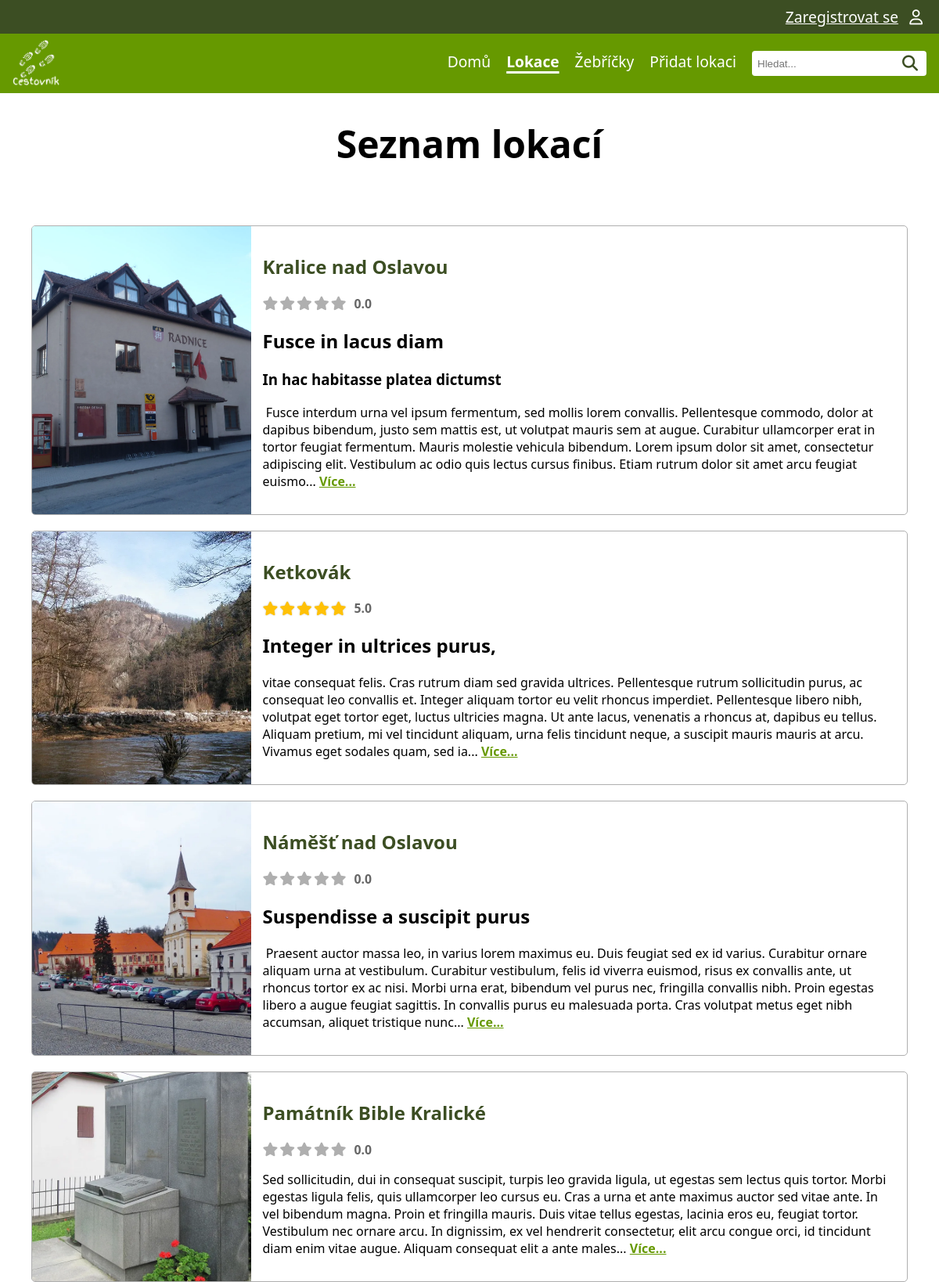
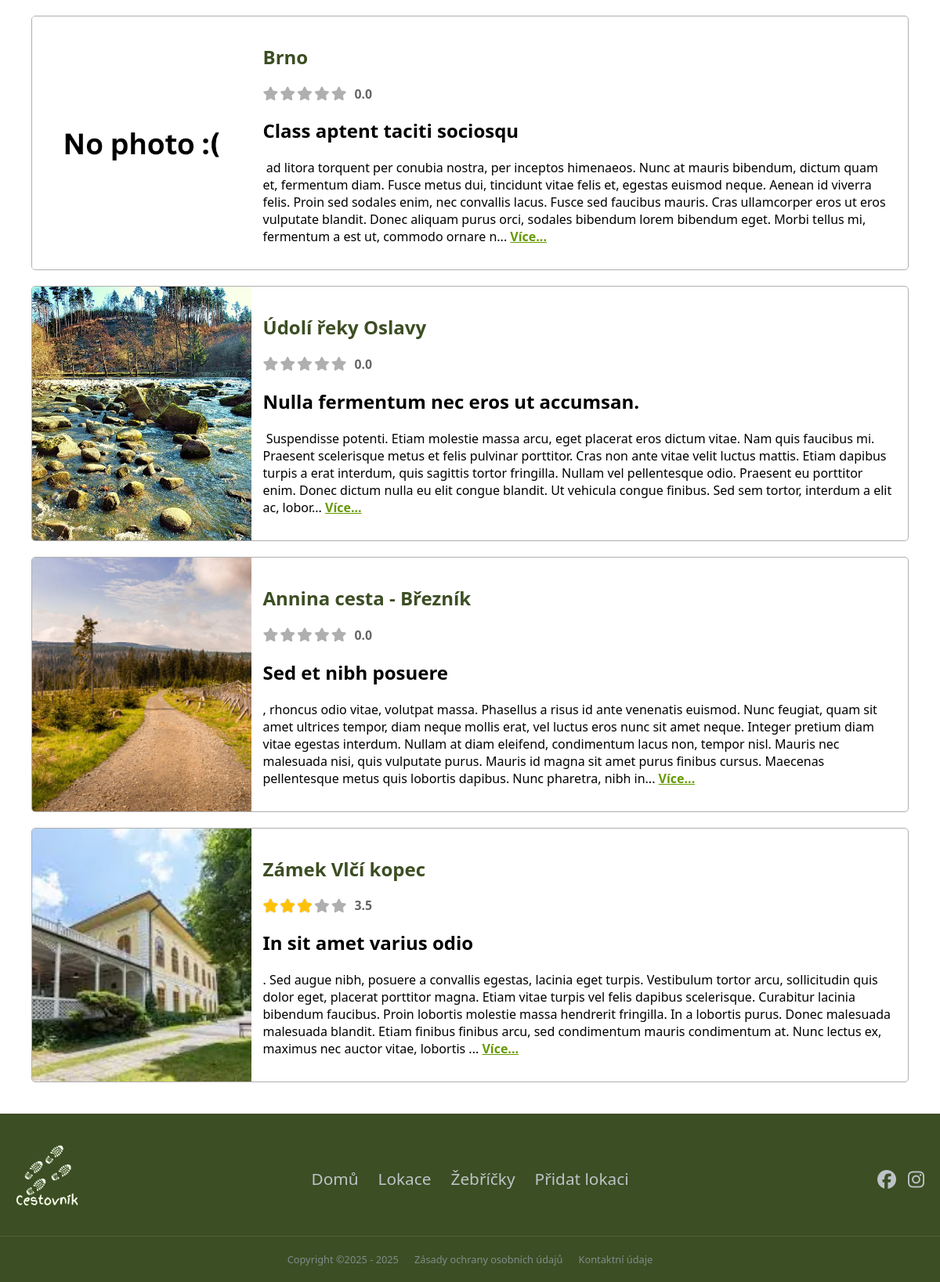
/locations, run on the app's committed database (2 pictures, top to bottom).
### tables this page shows
CREATE TABLE "photo"
(
    id          INTEGER
        primary key autoincrement,
    name        VARCHAR not null,
    alt_text    VARCHAR,
    url         VARCHAR not null,
    id_location INTEGER not null
        references location
            on delete cascade
);

CREATE TABLE "location"
(
    id                  INTEGER
        primary key autoincrement,
    name                VARCHAR                   not null,
    description         VARCHAR,
    date_location_added TEXT default current_date not null,
    id_user             INTEGER                   not null
        constraint location_user_id_fk
            references user
            on delete cascade,
    id_status           INTEGER                   not null
        constraint location_location_status_id_fk
            references location_status
);

### pages/locations.py (the view)
@router.get("/locations", name="list_locations_with_photos_rating", response_class=HTMLResponse)
async def list_locations_with_photos_rating(request: Request, svc: LocationService = Depends(locations_service)):
    locations = svc.list_locations_with_photos_rating()
    tpl = request.app.state.templates
    return tpl.TemplateResponse(
        "locations.html",
        {
            "request": request,
            "title": "Seznam lokací",
            "locations": locations,  # Seznam lokací - údaje o lokaci + fotky + Rating
        },
    )

### templates/locations.html (shortened to what this page needs)
{% extends "base.html" %}
{% block head %}
    <link rel="stylesheet" href="{{ url_for('static', path='css/rating.css') }}">
    <link rel="stylesheet" href="{{ url_for('static', path='css/locations-layout.css') }}">
{% endblock %}
{% block content %}
    <h1>{{ title }}</h1>
    <div class="home-grid">
        {% for loc in locations %}
            <div class="action-card">
                <div class="card-img">
                    {% if loc['photos'] %}
                        <a href="{{ url_for('location_detail',  location_id=loc['id']) }}">
                            <img alt="{{ loc['photos'][0]['alt_text'] }}" src="/{{ loc['photos'][0]['url'] }}">
                        </a>
                    {% else %}
                        <img alt="No photo" src="{{ url_for('static', path='img/web/noImage.webp') }}">
                    {% endif %}
                </div>
                <div class="card-content">
                    <a href="{{ url_for('location_detail',  location_id=loc['id']) }}" class="location-title">
                        <h2>{{ loc['name'] }}</h2>
                    </a>
                    <div class="rating-stars" title="Průměrné hodnocení: {{ (loc['avg_rating'] or 0) | round(1) }}">
                        {% set active_stars = loc['avg_rating'] | int %}
                        {% set inactive_stars = 5 - active_stars %}
                        {% for i in range(active_stars) %}
                            <i class="fa-solid fa-star star-active"></i>
                        {% endfor %}
                        {% for i in range(inactive_stars) %}
                            <i class="fa-solid fa-star star-inactive"></i>
                        {% endfor %}
                        <span class="rating-value">
                        {% if loc['avg_rating'] %}
                            {{ loc['avg_rating'] | round(1) }}
                        {% else %}
                            0.0
                        {% endif %}
                        </span>
                    </div>
                    <div class="location-desc-pc">
                        <p>
                            {{ loc['description'] | truncate(500, True, '...') | safe }}
                            <a href="{{ url_for('location_detail',  location_id=loc['id']) }}" class="more">Více...</a>
                        </p>
                    </div>
                </div>
            </div>
        {% endfor %}
    </div>
{% endblock %}

### static/css/style.css (style rules this page uses)
:root { font-family: system-ui, -apple-system, Segoe UI, Roboto, sans-serif; --background-color: white; --text-color: black; --light-green-color: #669900; --dark-green-color: #3c4e23; --white-text-color: white; --neutral-gray-color: #afafaf; --shadow-gray-color: #c8c8c8; --star-gold-color: #ffc107; --google-red-color:#DB4437; font-size: 16px; }
html, body { margin:0; padding: 0; background: var(--background-color); }
body { display: flex; flex-direction: column; min-height: 100vh; }
h1 { font-size: 3em; text-align: center; }

### static/css/rating.css (style rules this page uses)
.rating-stars { display: inline-flex; align-items: center; gap: 2px; font-size: 1.1em; }
.star-active { color: var(--star-gold-color); filter: drop-shadow(0 0 1px rgba(0,0,0,0.2)); }
.star-inactive { color: var(--neutral-gray-color); }
.rating-value { margin-left: 8px; font-weight: bold; color: #666; font-size: 0.9em; }

### static/css/locations-layout.css (style rules this page uses)
.home-grid { display: grid; grid-template-columns: 1fr; gap: 20px; padding: 40px; }
.action-card { display: grid; grid-template-columns: 1fr 3fr; border: 1px solid var(--neutral-gray-color); border-radius: 5px; overflow: hidden; }
.card-img { height: 100%; overflow: hidden; }
.card-img img { width: 100%; height: 100%; object-fit: cover; display: block; }
.card-content { padding: 15px; display: flex; flex-direction: column; }
a.location-title { color: var(--dark-green-color); text-decoration: none; }
.more { color: var(--light-green-color); font-weight: bold; }

### data on the page
photo: url (picture), name "Kralice nad Oslavou", shows "0.0", description "Fusce in lacus diam In hac habitasse platea dictumst Fusce interdum urna vel ipsum fermentum, sed mollis lorem convallis. Pellentesque commodo, dolor at dapibus bibendum, justo sem mattis est, ut volutpat mauris sem at augue. Curabitur ullamcorper erat in tortor feugiat fermentum. Mauris molestie vehicula bibendum. Lorem ipsum dolor sit amet, consectetur adipiscing elit. Vestibulum ac odio quis lectus cursus finibus. Etiam rutrum dolor sit amet arcu feugiat euismo..."
photo: url (picture), name "Ketkovák", avg_rating "5.0", description "Integer in ultrices purus, vitae consequat felis. Cras rutrum diam sed gravida ultrices. Pellentesque rutrum sollicitudin purus, ac consequat leo convallis et. Integer aliquam tortor eu velit rhoncus imperdiet. Pellentesque libero nibh, volutpat eget tortor eget, luctus ultricies magna. Ut ante lacus, venenatis a rhoncus at, dapibus eu tellus. Aliquam pretium, mi vel tincidunt aliquam, urna felis tincidunt neque, a suscipit mauris mauris at arcu. Vivamus eget sodales quam, sed ia..."
photo: url (picture), name "Náměšť nad Oslavou", shows "0.0", description "Suspendisse a suscipit purus Praesent auctor massa leo, in varius lorem maximus eu. Duis feugiat sed ex id varius. Curabitur ornare aliquam urna at vestibulum. Curabitur vestibulum, felis id viverra euismod, risus ex convallis ante, ut rhoncus tortor ex ac nisi. Morbi urna erat, bibendum vel purus nec, fringilla convallis nibh. Proin egestas libero a augue feugiat sagittis. In convallis purus eu malesuada porta. Cras volutpat metus eget nibh accumsan, aliquet tristique nunc..."
photo: url (picture), name "Památník Bible Kralické", shows "0.0", description "Sed sollicitudin, dui in consequat suscipit, turpis leo gravida ligula, ut egestas sem lectus quis tortor. Morbi egestas ligula felis, quis ullamcorper leo cursus eu. Cras a urna et ante maximus auctor sed vitae ante. In vel bibendum magna. Proin et fringilla mauris. Duis vitae tellus egestas, lacinia eros eu, feugiat tortor. Vestibulum nec ornare arcu. In dignissim, ex vel hendrerit consectetur, elit arcu congue orci, id tincidunt diam enim vitae augue. Aliquam consequat elit a ante males..."
location: name "Brno", shows "0.0", description "Class aptent taciti sociosqu ad litora torquent per conubia nostra, per inceptos himenaeos. Nunc at mauris bibendum, dictum quam et, fermentum diam. Fusce metus dui, tincidunt vitae felis et, egestas euismod neque. Aenean id viverra felis. Proin sed sodales enim, nec convallis lacus. Fusce sed faucibus mauris. Cras ullamcorper eros ut eros vulputate blandit. Donec aliquam purus orci, sodales bibendum lorem bibendum eget. Morbi tellus mi, fermentum a est ut, commodo ornare n..."
photo: url (picture), name "Údolí řeky Oslavy", shows "0.0", description "Nulla fermentum nec eros ut accumsan. Suspendisse potenti. Etiam molestie massa arcu, eget placerat eros dictum vitae. Nam quis faucibus mi. Praesent scelerisque metus et felis pulvinar porttitor. Cras non ante vitae velit luctus mattis. Etiam dapibus turpis a erat interdum, quis sagittis tortor fringilla. Nullam vel pellentesque odio. Praesent eu porttitor enim. Donec dictum nulla eu elit congue blandit. Ut vehicula congue finibus. Sed sem tortor, interdum a elit ac, lobor..."
photo: url (picture), name "Annina cesta - Březník", shows "0.0", description "Sed et nibh posuere , rhoncus odio vitae, volutpat massa. Phasellus a risus id ante venenatis euismod. Nunc feugiat, quam sit amet ultrices tempor, diam neque mollis erat, vel luctus eros nunc sit amet neque. Integer pretium diam vitae egestas interdum. Nullam at diam eleifend, condimentum lacus non, tempor nisl. Mauris nec malesuada nisi, quis vulputate purus. Mauris id magna sit amet purus finibus cursus. Maecenas pellentesque metus quis lobortis dapibus. Nunc pharetra, nibh in..."
photo: url (picture), name "Zámek Vlčí kopec", avg_rating "3.5", description "In sit amet varius odio . Sed augue nibh, posuere a convallis egestas, lacinia eget turpis. Vestibulum tortor arcu, sollicitudin quis dolor eget, placerat porttitor magna. Etiam vitae turpis vel felis dapibus scelerisque. Curabitur lacinia bibendum faucibus. Proin lobortis molestie massa hendrerit fringilla. In a lobortis purus. Donec malesuada malesuada blandit. Etiam finibus finibus arcu, sed condimentum mauris condimentum at. Nunc lectus ex, maximus nec auctor vitae, lobortis ..."

### other printed values
{{ title }} "Seznam lokací"
